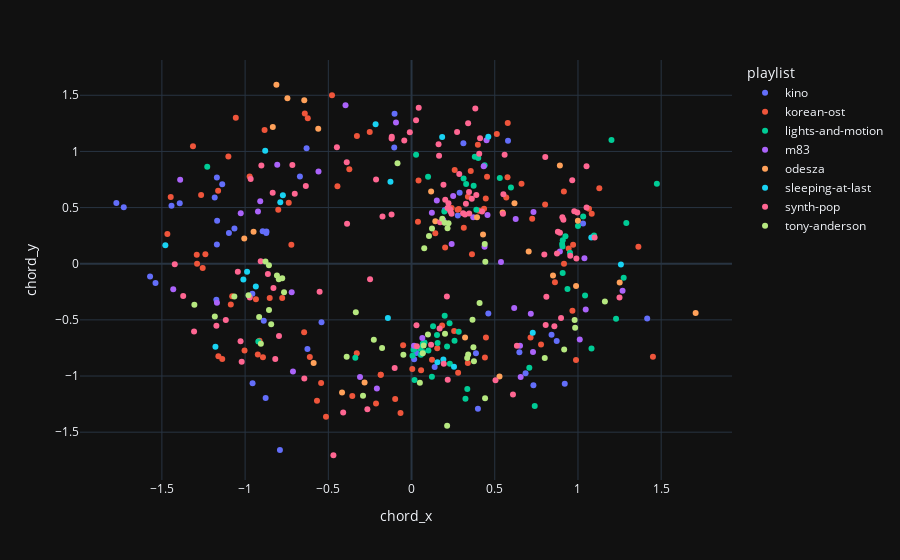

Source (notebook cell):
### Markdown cell above
### Chord Trajectory

Here, clustering is stronger. There are fewer chords to choose from in this implementation of the Chord Trajectory, leaving less room for variation due to very nuanced differences in expression and composition compared to the Note Trajectory.

### Code cell
chord_trajectory = px.scatter(dataset, x='chord_x', y='chord_y', color='playlist', hover_data=config.metadata_columns)
chord_trajectory.write_image(config.image_dir + '/chord-trajectory-mds.png', width=1000, scale=2)
chord_trajectory

### Figure 1 — Plotly figure (JSON) as saved in the notebook; plotly's stock layout.template omitted (floating-point values rounded to 4 significant figures; data arrays with more than 128 entries replaced by an {"elided": "..."} marker saying what was removed)
{"data": [{"customdata": {"elided": "47x3 str values"}, "hovertemplate": "playlist=%{customdata[2]}<br>chord_x=%{x}<br>chord_y=%{y}<br>song_name=%{customdata[0]}<br>artist=%{customdata[1]}<extra></extra>", "legendgroup": "kino", "marker": {"color": "#636efa", "symbol": "circle"}, "mode": "markers", "name": "kino", "orientation": "v", "showlegend": true, "x": [-0.9552, 0.9206, -1.137, 0.8722, 0.3116, -1.538, -0.6307, -1.442, 0.2889, -0.6254, -1.393, -1.168, -1.097, 0.8412, 0.387, -0.8944, -1.729, -0.541, 0.278, 0.6852, 0.7322, -0.6707, -1.173, 0.4614, -0.8718, 1.416, -1.183, -1.17, 0.02895, 0.3988, 1.031, 0.6481, -0.8878, 0.5796, -0.104, -0.9564, -0.8727, -0.8766, 0.1997, -1.774, 0.139, -1.571, -1.17, -0.7908, 0.01568, -1.064, -0.102], "xaxis": "x", "y": [-1.065, -1.069, 0.7066, -0.6889, 1.074, -0.172, 1.028, 0.517, 0.6324, -0.7601, 0.5391, 0.3826, 0.2739, -0.6332, -0.7967, 0.2894, 0.5029, -0.5216, 0.4303, -0.9744, -1.082, 0.7773, -0.3198, -0.4439, 0.2861, -0.4879, 0.589, 0.7673, -0.795, -1.293, 0.3577, -0.7883, -0.5068, 1.095, 1.035, -0.2685, 0.2728, -1.196, 0.4793, 0.5417, -0.9196, -0.1144, 0.1713, -1.659, -0.851, 0.3145, 1.335], "yaxis": "y", "type": "scatter"}, {"customdata": {"elided": "95x3 str values"}, "hovertemplate": "playlist=%{customdata[2]}<br>chord_x=%{x}<br>chord_y=%{y}<br>song_name=%{customdata[0]}<br>artist=%{customdata[1]}<extra></extra>", "legendgroup": "korean-ost", "marker": {"color": "#EF553B", "symbol": "circle"}, "mode": "markers", "name": "korean-ost", "orientation": "v", "showlegend": true, "x": [-0.6112, -1.056, 0.2837, -0.185, -0.185, 0.05743, 0.3558, -1.078, 0.9153, -0.4452, 0.4357, -0.9133, -0.935, -1.264, -0.9238, -0.5682, -0.3737, -1.289, -0.514, -1.467, 0.314, -0.2134, 0.7249, -0.09836, -0.6414, -0.6453, 0.04194, -0.9728, 0.2771, -0.0504, -0.722, 0.7152, 0.256, -0.356, -1.291, -0.2512, 0.2018, 0.8025, 1.128, 0.8616, 0.6608, 0.3632, 0.1232, 0.7781, -1.255, -0.7771, 0.4409, 0.9441, 1.45, -0.329, -0.3282, -0.06628, 0.4471, 0.5125, -1.101, -0.5433, -1.239, 0.3985, -0.4778, 0.4537, 0.5766, 0.2593, -0.6235, 0.2799, 0.338, 0.9667, -1.313, 0.004538, 0.1839, 0.406, 0.9708, -0.883, -1.137, 0.5781, 0.9882, 0.1429, 1.083, -0.8521, -1.086, 0.916, 0.2409, -1.447, 0.03862, -0.7378, 0.1543, 0.5693, -0.8007, 0.3387, 0.446, -0.8928, -1.16, -1.162, -1.003, 1.066, 1.363], "xaxis": "x", "y": [-0.8298, 1.299, 0.488, -0.9895, -0.9895, -0.9478, 0.8257, -0.2898, 0.6437, 0.6896, 0.4894, -0.6851, -0.3164, 0.6112, -0.809, -1.219, 0.8405, -0.0003434, -1.364, 0.2636, 0.3206, -1.245, 0.4004, -1.205, 1.337, -0.6112, 0.7421, 0.7759, 0.4814, -0.7264, 0.1686, -0.6563, -0.5983, -1.178, 0.08035, 1.173, 0.1449, 0.527, 0.672, -0.1642, 0.7124, 0.08506, -0.8547, -0.7204, -0.03909, -0.3061, -0.8344, 0.1354, -0.8284, -0.7974, 1.137, -1.328, -0.6568, 1.156, 0.954, -1.063, 0.0854, 1.059, 1.501, 0.7746, 0.771, 0.8339, 1.296, -0.971, -0.8847, -0.4187, 1.046, -0.9373, -0.5493, 0.4707, 0.1684, 1.19, -0.8492, 1.253, -0.8584, 0.2718, 0.4457, -0.3049, -0.3622, -0.00134, 0.4956, 0.5951, 0.3731, 0.5426, -0.7525, 0.589, 0.4799, 0.5966, 0.5802, -0.832, -0.8245, 0.649, -0.7731, 0.4887, 0.1517], "yaxis": "y", "type": "scatter"}, {"customdata": {"elided": "56x3 str values"}, "hovertemplate": "playlist=%{customdata[2]}<br>chord_x=%{x}<br>chord_y=%{y}<br>song_name=%{customdata[0]}<br>artist=%{customdata[1]}<extra></extra>", "legendgroup": "lights-and-motion", "marker": {"color": "#00cc96", "symbol": "circle"}, "mode": "markers", "name": "lights-and-motion", "orientation": "v", "showlegend": true, "x": [0.2303, 0.1014, 0.9999, 0.1223, 1.081, 0.7402, 0.3801, 0.9049, 0.5305, 0.324, 0.01803, 0.1992, 0.1971, 0.05626, 0.2285, 1.031, 0.06747, 1.043, 0.907, 1.097, 1.291, 0.06876, 0.2135, 0.1567, 0.401, -1.227, 0.09927, 1.474, 0.05179, 0.01184, 0.7077, 0.3128, 0.02722, 0.2835, 1.275, 0.3281, 0.3894, 0.07791, 0.9249, 0.3732, 0.153, 1.229, 0.9369, 0.9081, 0.005976, 0.2584, 0.1294, 0.3351, 0.4391, 0.5973, 0.952, 0.01475, -0.3377, -0.9205, 0.9086, 1.201], "xaxis": "x", "y": [-0.8919, -0.7734, 0.3363, -1.007, -0.7553, -1.266, 0.9534, 0.1749, 0.7642, -1.203, -1.035, -0.4642, 0.4642, -0.81, -0.5305, 0.4213, -0.7122, -0.2829, 0.1524, 0.251, 0.3625, -0.787, -0.7361, -0.7068, 0.9421, 0.8629, 0.7738, 0.7117, -0.7572, -0.7666, -0.9269, 0.7588, 0.9704, -0.6053, -0.1256, 0.7107, 0.48, -0.7005, 0.2444, 0.6947, -0.635, -0.49, -0.2261, -0.08174, -0.8199, -0.6851, -0.557, -1.115, 0.8777, 0.6783, 0.09738, -0.759, -0.8384, -0.6929, 0.2097, 1.101], "yaxis": "y", "type": "scatter"}, {"customdata": [["Another Wave from You", "M83", "m83"], ["Claudia Lewis", "M83", "m83"], ["Echoes of Mine", "M83", "m83"], ["Fountains", "M83", "m83"], ["Intro", "M83", "m83"], ["Klaus I Love You", "M83", "m83"], ["Midnight City", "M83", "m83"], ["My Tears Are Becoming a Sea", "M83", "m83"], ["New Map", "M83", "m83"], ["Ok Pal", "M83", "m83"], ["Outro", "M83", "m83"], ["Raconte-moi une histoire", "M83", "m83"], ["Reunion", "M83", "m83"], ["Soon, My Friend", "M83", "m83"], ["Splendor", "M83", "m83"], ["Steve Mcqueen", "M83", "m83"], ["This Bright Flash", "M83", "m83"], ["Train to Pluton", "M83", "m83"], ["Wait", "M83", "m83"], ["When Will You Come Home", "M83", "m83"], ["Where the Boats Go", "M83", "m83"], ["Year One, One Ufo", "M83", "m83"], ["Ashes of Our Fathers", "M83", "m83"], ["Canyon Battle", "M83", "m83"], ["Earth 2077", "M83", "m83"], ["Fearful Odds", "M83", "m83"], ["I'm Sending You Away", "M83", "m83"], ["Jack's Dream", "M83", "m83"], ["Losing Control", "M83", "m83"], ["Odyssey Rescue", "M83", "m83"], ["Radiation Zone", "M83", "m83"], ["Raven Rock", "M83", "m83"], ["StarWaves", "M83", "m83"], ["Tech 49", "M83", "m83"], ["Temples of Our Gods", "M83", "m83"], ["Undimmed by Time, Unbound by Death", "M83", "m83"], ["Waking Up", "M83", "m83"], ["You Can't Save Her", "M83", "m83"], ["Oblivion", "M83", "m83"]], "hovertemplate": "playlist=%{customdata[2]}<br>chord_x=%{x}<br>chord_y=%{y}<br>song_name=%{customdata[0]}<br>artist=%{customdata[1]}<extra></extra>", "legendgroup": "m83", "marker": {"color": "#ab63fa", "symbol": "circle"}, "mode": "markers", "name": "m83", "orientation": "v", "showlegend": true, "x": [-1.39, 0.6518, 0.6557, -0.3967, -0.09347, 0.2501, 0.4565, 0.4507, 0.3708, 0.1519, 0.8913, -0.7202, 0.6168, 0.01484, 0.7327, 0.6259, 0.7299, 0.06485, 1.039, -0.9091, -0.5589, 0.4336, 0.1221, 0.7166, 0.2411, -1.169, 1.047, -0.9227, 0.1909, 1.011, 1.268, -1.432, -0.7124, 0.4386, -0.3096, -1.026, -0.2082, -0.8069, 0.5373], "xaxis": "x", "y": [0.7473, -0.7308, -1.008, 1.412, 1.258, 0.6031, 0.4338, 1.099, 0.414, 0.5622, 0.108, -0.255, -0.3938, -0.7312, 0.4603, 0.3988, -0.7856, -0.6611, 0.04823, 0.5557, 0.8222, 0.8676, 0.4545, -0.4445, 0.1762, -0.347, -0.408, 0.4654, 0.387, -0.6743, -0.2403, -0.2263, -0.9608, 0.1518, -1.009, 0.4503, -1.112, 0.8808, 0.01478], "yaxis": "y", "type": "scatter"}, {"customdata": [["A Moment Apart", "ODESZA", "odesza"], ["Across The Room (feat. Leon Bridges)", "ODESZA", "odesza"], ["Boy", "ODESZA", "odesza"], ["Corners Of The Earth (feat. RY X)", "ODESZA", "odesza"], ["Divide (feat. Kelsey Bulkin)", "ODESZA", "odesza"], ["Everything At Your Feet (feat. The Chamanas)", "ODESZA", "odesza"], ["Falls (feat. Sasha Alex Sloan)", "ODESZA", "odesza"], ["Falls (Reprise) (feat. Sasha Alex Sloan)", "ODESZA", "odesza"], ["Falls (Reprise) - Instrumental", "ODESZA", "odesza"], ["Higher Ground (feat. Naomi Wild)", "ODESZA", "odesza"], ["Higher Ground (Reprise) (feat. Naomi Wild)", "ODESZA", "odesza"], ["Higher Ground (Reprise) - Instrumental", "ODESZA", "odesza"], ["Intro", "ODESZA", "odesza"], ["It’s Only (feat. Zyra) - ODESZA VIP Remix", "ODESZA", "odesza"], ["Just A Memory (feat. Regina Spektor)", "ODESZA", "odesza"], ["La Ciudad", "ODESZA", "odesza"], ["Late Night", "ODESZA", "odesza"], ["Line Of Sight (feat. WYNNE & Mansionair)", "ODESZA", "odesza"], ["Line Of Sight (Reprise) (feat. WYNNE & Mansionair)", "ODESZA", "odesza"], ["Line Of Sight (Reprise) - Instrumental", "ODESZA", "odesza"], ["Loyal", "ODESZA", "odesza"], ["Memories That You Call (feat. Monsoonsiren) - ODESZA & Golden Features VIP Remix", "ODESZA", "odesza"], ["Meridian", "ODESZA", "odesza"], ["Show Me", "ODESZA", "odesza"], ["Thin Floors And Tall Ceilings", "ODESZA", "odesza"]], "hovertemplate": "playlist=%{customdata[2]}<br>chord_x=%{x}<br>chord_y=%{y}<br>song_name=%{customdata[0]}<br>artist=%{customdata[1]}<extra></extra>", "legendgroup": "odesza", "marker": {"color": "#FFA15A", "symbol": "circle"}, "mode": "markers", "name": "odesza", "orientation": "v", "showlegend": true, "x": [-0.4176, -0.8336, 0.9886, 0.8913, 0.3216, 0.8501, 1.707, -0.5606, -0.6444, 0.1178, -0.7457, -0.8119, 0.3934, 0.4296, 0.5286, 0.9996, 0.7039, -0.2821, -1.005, -0.9491, 0.6185, 1.251, 0.143, 0.5474, -0.5881], "xaxis": "x", "y": [-1.146, 1.217, -0.1979, 0.8756, -0.6572, -0.1044, -0.4378, 1.202, 1.456, 0.6428, 1.474, 1.594, 0.413, 0.2601, -1.004, 0.3819, 0.1097, -1.058, 0.2237, 0.2838, 0.5376, -0.1675, 0.3784, 0.4556, -0.8834], "yaxis": "y", "type": "scatter"}, {"customdata": [["April 10, 2019- Powehi - Image of a Black Hole", "Sleeping At Last", "sleeping-at-last"], ["August 12, 2018- Perseid Meteor Shower", "Sleeping At Last", "sleeping-at-last"], ["August 21, 2017- Total Solar Eclipse", "Sleeping At Last", "sleeping-at-last"], ["December 13, 2017- Geminid Meteor Shower", "Sleeping At Last", "sleeping-at-last"], ["December 17, 2018- Farout", "Sleeping At Last", "sleeping-at-last"], ["December 21, 2020- The Great Conjunction", "Sleeping At Last", "sleeping-at-last"], ["December 25, 2021- Webb Space Telescope - Launch", "Sleeping At Last", "sleeping-at-last"], ["February 1, 2023- C2022 E3 - Comet Ztf", "Sleeping At Last", "sleeping-at-last"], ["February 13, 2019- Opportunity - Mission Complete", "Sleeping At Last", "sleeping-at-last"], ["February 18, 2021- Perseverance - Mars Landing", "Sleeping At Last", "sleeping-at-last"], ["January 30, 2020- Spitzer - Final Voyage", "Sleeping At Last", "sleeping-at-last"], ["January 31, 2018- Super Blue Blood Moon", "Sleeping At Last", "sleeping-at-last"], ["July 22, 2020- C  2020 F3 - Comet Neowise", "Sleeping At Last", "sleeping-at-last"], ["July 27, 2018- Total Lunar Eclipse", "Sleeping At Last", "sleeping-at-last"], ["July 4, 2020- Aphelion", "Sleeping At Last", "sleeping-at-last"], ["June 24, 2022- Parade of Planets", "Sleeping At Last", "sleeping-at-last"], ["June 30, 2018- Pds 70b (Birth of a Planet)", "Sleeping At Last", "sleeping-at-last"], ["October 30, 2018- Kepler - Goodnight", "Sleeping At Last", "sleeping-at-last"], ["September 15, 2017- Cassini - The Grand Finale", "Sleeping At Last", "sleeping-at-last"]], "hovertemplate": "playlist=%{customdata[2]}<br>chord_x=%{x}<br>chord_y=%{y}<br>song_name=%{customdata[0]}<br>artist=%{customdata[1]}<extra></extra>", "legendgroup": "sleeping-at-last", "marker": {"color": "#19d3f3", "symbol": "circle"}, "mode": "markers", "name": "sleeping-at-last", "orientation": "v", "showlegend": true, "x": [0.7283, 0.184, -0.8793, -0.7886, 0.1555, -0.9356, 1.08, -0.9881, 1.258, -0.773, 0.2552, 0.1912, 0.4612, -1.479, -0.142, -0.2159, -0.1267, -1.01, -1.178], "xaxis": "x", "y": [-0.6155, 1.129, 1.005, 0.547, -0.878, -0.2025, 0.2333, -0.07048, -0.006029, 0.6101, -0.9182, -0.8529, 1.131, 0.1634, -0.4826, 1.241, 0.7301, -0.1408, -0.7389], "yaxis": "y", "type": "scatter"}, {"customdata": {"elided": "96x3 str values"}, "hovertemplate": "playlist=%{customdata[2]}<br>chord_x=%{x}<br>chord_y=%{y}<br>song_name=%{customdata[0]}<br>artist=%{customdata[1]}<extra></extra>", "legendgroup": "synth-pop", "marker": {"color": "#FF6692", "symbol": "circle"}, "mode": "markers", "name": "synth-pop", "orientation": "v", "showlegend": true, "x": [0.04311, -1.372, 1.25, 0.2165, 0.2124, -0.7964, 0.2025, 0.5045, 0.81, 0.8983, 1.052, -0.716, -0.7017, 0.1653, -0.8631, -0.2653, -1.423, 0.3893, 0.3267, -0.5523, -1.044, 0.5519, 0.9905, 0.8036, -0.6351, 0.1685, -0.8297, -0.04365, 0.9655, -0.1013, 0.4118, 0.3622, 0.9063, 0.8794, -0.4693, 0.5494, 0.3832, -1.116, -1.027, 0.3213, 0.6095, 0.8582, -0.8187, -1.172, 0.4067, 0.2318, -0.8343, 1.051, 0.1624, 0.1919, -1.307, 0.1175, -0.01038, 0.03189, -0.6443, 0.3465, 0.2736, -0.12, 0.3399, -0.3874, -0.4106, 0.9537, -0.9717, 0.2867, -0.9023, -0.1196, 0.7978, 0.222, 0.2174, -0.1189, 0.3454, 0.633, -0.9063, -0.3894, -0.1744, -0.2132, 0.5592, 0.996, 0.1717, 0.2331, -0.9665, 0.1938, 0.9125, 0.8061, 1.1, 0.8917, 0.3097, -0.4485, -1.021, 0.2403, 0.9779, 0.02976, -0.2493, 0.8738, 0.02726, 0.4236], "xaxis": "x", "y": [1.388, -0.2874, -0.3002, 0.4969, -0.2928, -0.6437, 0.5695, -1.037, -0.2947, -0.4839, 0.5002, 0.8782, 0.6229, 0.9625, -0.09249, -1.297, -0.004471, 0.6119, 0.5341, -0.2488, -0.07051, 0.618, 0.04652, 0.9509, 0.6916, -0.5779, -0.2171, 1.097, 0.7443, -0.9291, 1.118, 0.5786, 0.4131, 0.2855, -1.706, 0.4456, 1.381, -0.5002, -0.6901, 0.4377, -1.165, -0.5577, -0.8494, -0.5513, 0.9791, 0.4845, 0.6309, 0.8687, 1.063, 0.704, -0.6046, -0.721, 1.17, -0.7356, -1.022, 0.4464, 1.173, 0.4392, 1.252, 0.3553, -1.325, 0.07072, -0.3007, 0.7994, 0.8752, 1.116, 0.08182, 0.5386, -1.034, 1.131, 0.6387, -0.7309, 0.02265, 0.9031, 0.4196, 0.7498, 0.9704, 0.4559, 0.3695, 0.4676, 0.7536, -0.89, 0.3916, -0.5461, 0.2344, 0.276, 0.4484, 1.037, -0.8728, 0.444, 0.4674, -0.5487, -0.1388, 0.09105, 1.278, 0.4654], "yaxis": "y", "type": "scatter"}, {"customdata": {"elided": "48x3 str values"}, "hovertemplate": "playlist=%{customdata[2]}<br>chord_x=%{x}<br>chord_y=%{y}<br>song_name=%{customdata[0]}<br>artist=%{customdata[1]}<extra></extra>", "legendgroup": "tony-anderson", "marker": {"color": "#B6E880", "symbol": "circle"}, "mode": "markers", "name": "tony-anderson", "orientation": "v", "showlegend": true, "x": [-0.04901, 0.4088, -0.8775, -0.3897, 0.9171, 0.9831, -0.177, -1.065, -0.8433, 1.162, -0.9796, 0.07249, 0.2222, -0.9156, 0.2011, 0.09851, -0.7974, -0.2915, -1.182, 0.8004, 0.3344, 0.1848, -0.8568, 0.1989, 0.4399, 0.3717, 0.3403, 0.123, 0.0675, -0.08436, 0.2138, 0.4418, -0.9052, -0.777, -0.7661, -0.8087, -0.8564, 0.3663, 0.375, 0.4433, 0.04993, 0.1048, -0.2266, 0.9801, -0.3348, 0.07625, 0.2162, -1.305], "xaxis": "x", "y": [-0.8101, -0.3501, 0.01994, -0.8289, -0.7643, -0.5704, -0.7495, -0.2912, -0.54, -0.336, -0.2817, -0.7275, 0.3595, -0.4753, -0.6229, -0.6304, -0.1392, -1.176, -0.4711, -0.8399, -0.8399, 0.4002, -0.01335, 0.3653, 0.1749, -0.7446, -0.8075, 0.3131, -0.7975, 0.8947, -1.443, -1.197, -0.7118, -0.1301, -0.2542, -0.1052, -0.411, -0.4982, -0.8683, 0.0181, -1.061, 0.2471, -0.6765, -0.5013, -0.4323, 0.1388, 0.3166, -0.3647], "yaxis": "y", "type": "scatter"}], "layout": {"xaxis": {"anchor": "y", "domain": [0.0, 1.0], "title": {"text": "chord_x"}}, "yaxis": {"anchor": "x", "domain": [0.0, 1.0], "title": {"text": "chord_y"}}, "legend": {"title": {"text": "playlist"}, "tracegroupgap": 0}, "margin": {"t": 60}}}
